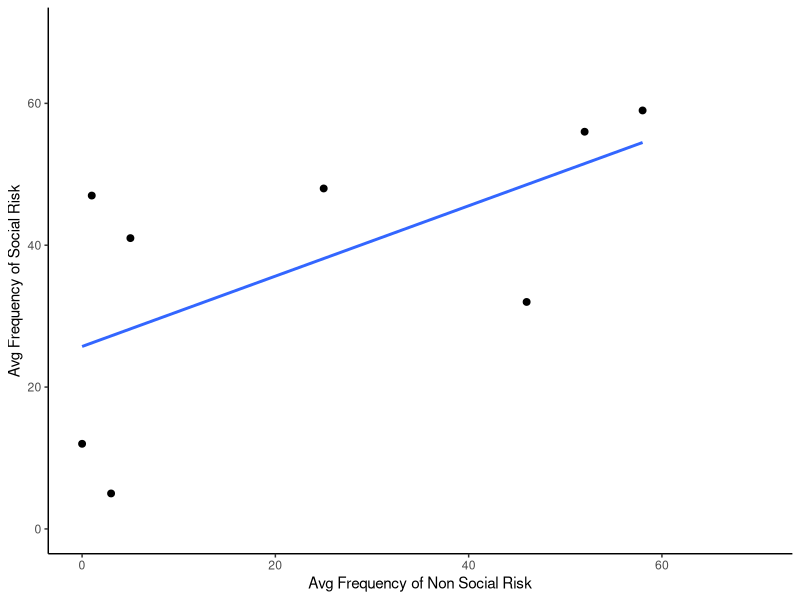
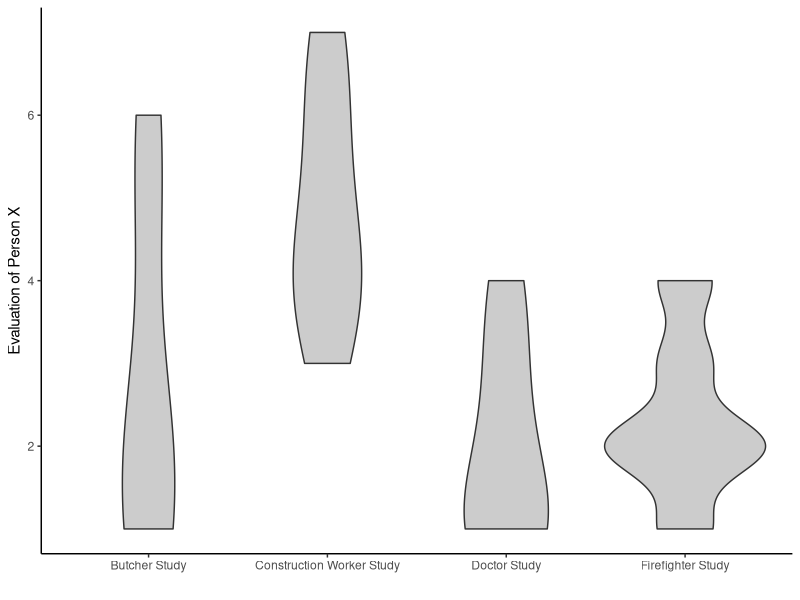

Here is the R script that generated these plots, in order:
## ---- chunk 1
knitr::opts_chunk$set(echo = TRUE)
## ---- chunk 2
  library(ggplot2)
  non_social <- c(0,1,3,5,25,46,52,58)
  social <- c(12,47,5,41,48,32,56,59)
  plot_df <- data.frame(non_social,social)
  
  ggplot(plot_df, aes(x=non_social,y=social)) + 
    geom_point(size=2) + 
    geom_smooth(method="lm", se = FALSE) +
    theme_classic() +
    xlab("Avg Frequency of Non Social Risk") +
    ylab("Avg Frequency of Social Risk") +
    coord_cartesian(xlim=c(0,70),ylim=c(0,70))

## ---- chunk 3
  library(ggplot2)
  group <- c(doc_study = rep("Doctor Study", 6), buh_study = rep("Butcher Study", 6), 
             fire_study = rep("Firefighter Study", 6), 
             cons_study = rep("Construction Worker Study", 6))
  eval_data <- c(1,1,1,2,3,4,5,6,1,1,2,2,2,2,3,4,1,2,3,4,4,5,6,7)
  plot_df2 <- data.frame(group,eval_data)
  
  ggplot(plot_df2, aes(factor(group), eval_data)) +
    geom_violin(fill="gray80") +
    theme_classic() +
    ylab("Evaluation of Person X") +
    xlab("")

